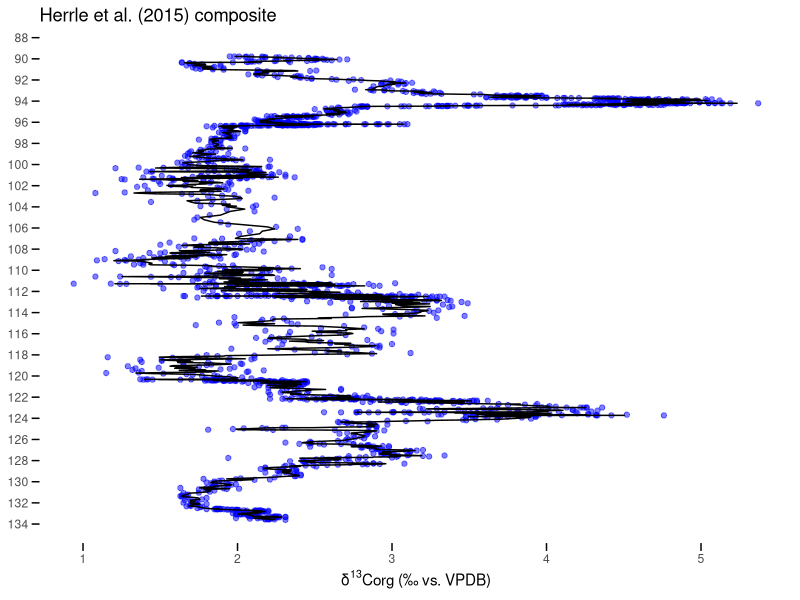
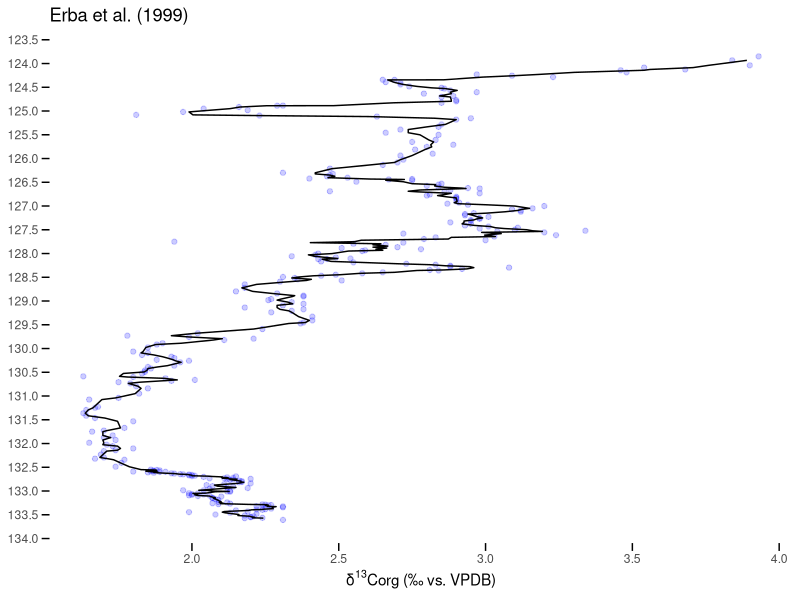
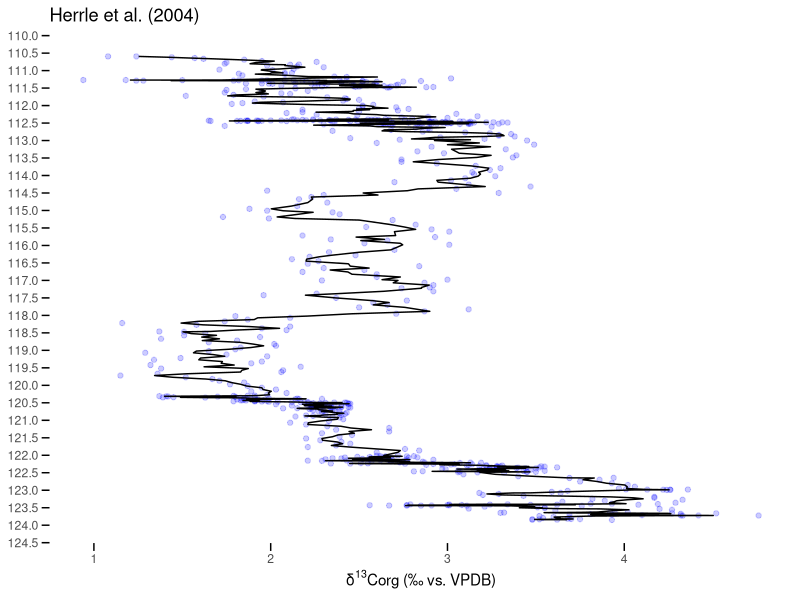
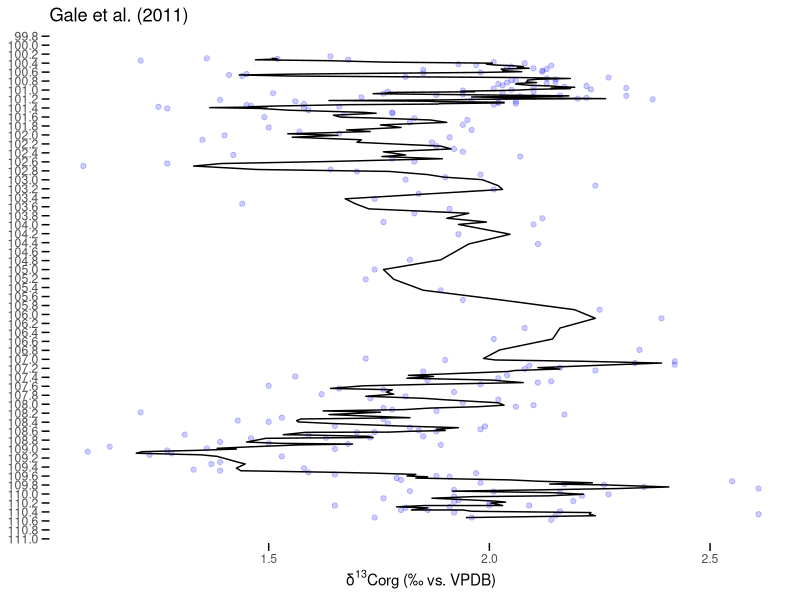
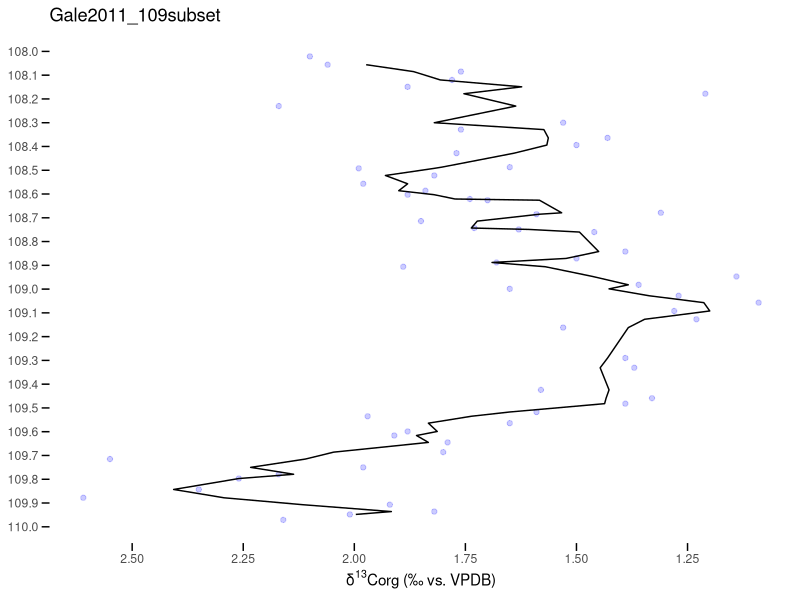
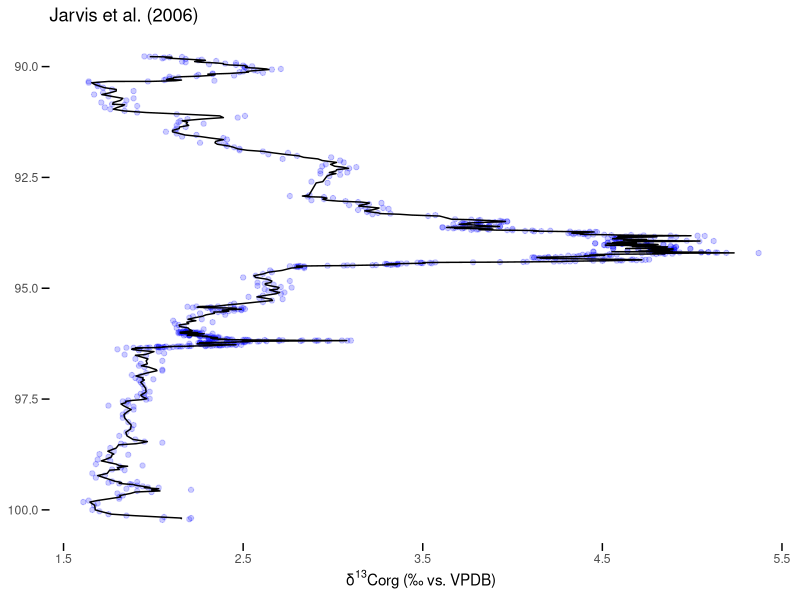
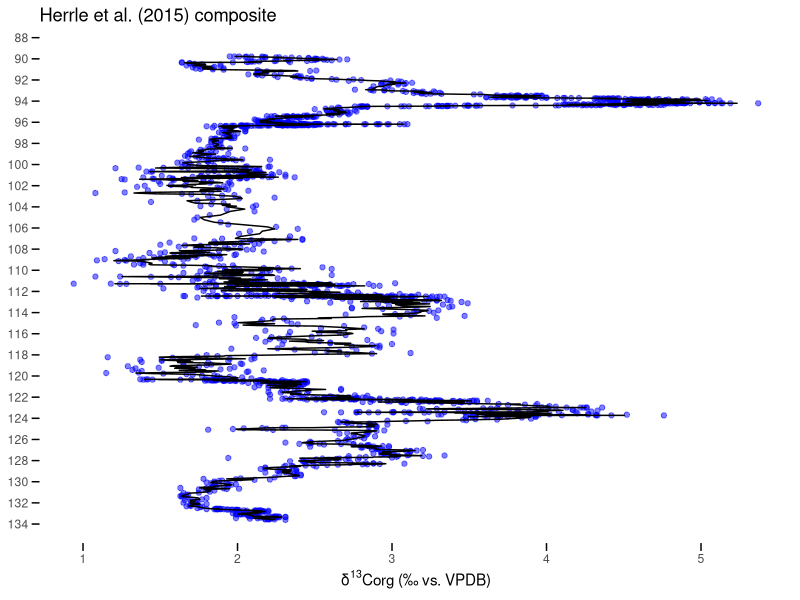
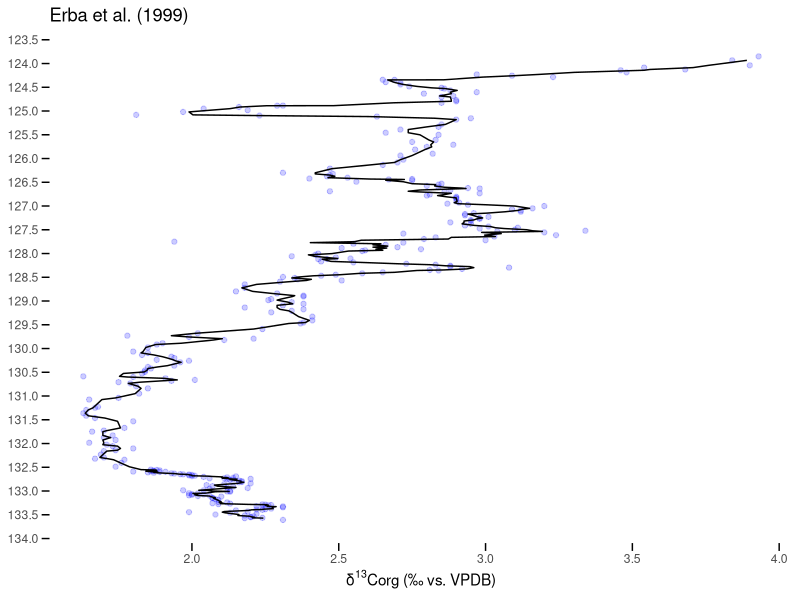

These figures' R source, in order:

#### Setup ####

# Load required packages
library(ggplot2)
library(zoo)
library(readr)
library(dplyr)
library(here)

# Create delta notation for x-axis
Cdelt <- expression("δ"^13 * "Corg (‰ vs. VPDB)")

#### Read composite data ####

# Read in the composite data using a project-relative path
data <- read_csv(here("data", "raw", "HerrleEtAl2015_CompositeCIdata.csv"))

# Prepare data: sort, convert factor, and compute 3-point average
data <- data %>%
  arrange(Age_Ma_Gradstein) %>%
  mutate(
    Source_C_data = as.factor(Source_C_data),
    d13C_3pt_avg = rollmean(d13Corg_VPBD, 3, fill = NA, align = "center")
  )

#### Plot: Full Composite (Herrle et al., 2015) ####

HerrleComp <- ggplot(data, aes(x = d13Corg_VPBD, y = Age_Ma_Gradstein)) +
  geom_point(alpha = 0.5, size = 1.5, color = "blue") +
  geom_path(aes(x = rollmean(d13Corg_VPBD, 3, na.pad = TRUE))) +
  labs(
    x = Cdelt,
    y = "Age (Ma; Gradstein et al. 2012)",
    title = "Herrle et al. (2015) composite"
  ) +
  scale_y_reverse(
    breaks = seq(
      floor(88),
      ceiling(max(data$Age_Ma_Gradstein, na.rm = TRUE)),
      by = 2
    )
  ) +
  theme_minimal() +
  theme(
    panel.grid = element_blank(),
    axis.line.y = element_blank(),
    axis.title.y = element_blank(),
    panel.border = element_blank(),
    axis.ticks = element_line(color = "black"),
    axis.ticks.length = unit(0.2, "cm")
  )

# Print the composite plot
print(HerrleComp)

# Export plot PNG
ggsave(
  filename = here("results", "figures", "HerrleComp_chemostrat.png"),
  plot = HerrleComp,
  width = 2,
  height = 8,
  dpi = 300
)

# Erba et al. (1999) ------------------------------------------------------

# subset
Erba99 <- subset(data, Source_C_data == "Erba_et_al._(1999)") 

# sort depth
  # initialize age column

  Erba99 <- Erba99[(order(Erba99$Age_Ma_Gradstein)), ]

# create the ggplot object
  ggErba99 <- ggplot(Erba99, aes(x = d13Corg_VPBD, y = Age_Ma_Gradstein)) +
    geom_point(size = 1.5, color = "blue", alpha = 0.2) +
    geom_path(aes(x = rollmean(d13Corg_VPBD, 3, na.pad = TRUE))) +
    labs(
      x = Cdelt,
      y = "Age (Ma) Gradstein et al. 2012?",
      title = "Erba et al. (1999)"
    ) +
    scale_y_reverse(
      breaks = seq(
        floor(88),
        ceiling(max(data$Age_Ma_Gradstein, na.rm = TRUE)),
        by = 0.5
      )
    ) +
    theme_minimal() +
    theme(
      panel.grid = element_blank(),
      axis.line.y = element_blank(),
      axis.title.y = element_blank(),
      panel.border = element_blank(),
      axis.ticks = element_line(color = "black"),
      axis.ticks.length = unit(0.2, "cm")
    )

# print 
ggErba99


# Export plot PNG
ggsave(
  filename = here("results", "figures", "ggErba99_chemostrat.png"),
  plot = ggErba99,
  width = 2,
  height = 8,
  dpi = 300
)


# Herrle et al. (2004) ----------------------------------------------------

# subset by source
Herrle04<- subset(data, Source_C_data == "Herrle_et_al._(2004)") 

# sort depth
Herrle04 <- Herrle04[(order(Herrle04$Age_Ma_Gradstein)), ]

# create the ggplot object
ggHerrle04 <- ggplot(Herrle04, aes(x = d13Corg_VPBD, y = Age_Ma_Gradstein)) +
  geom_point(size = 1.5, color = "blue", alpha = 0.2) +  # Blue points with black outlines +  # Customize with appropriate geom (e.g., geom_line, geom_smooth)
  geom_path(aes(x=rollmean(d13Corg_VPBD, 3, na.pad=TRUE))) +   # Add a line 
  scale_y_reverse(
    breaks = seq(
      floor(88),
      ceiling(max(data$Age_Ma_Gradstein, na.rm = TRUE)),
      by = 0.5
    )
  ) +
  labs(
    x = Cdelt,
    y = "Age (Ma; Gradstein et al. 2012?",
    title = "Herrle et al. (2004)"
  ) +
  theme_minimal() +
  theme(
    panel.grid = element_blank(),  # Hide gridlines
    axis.line.y = element_blank(),  # Hide y-axis line
    axis.title.y = element_blank(),  # Hide y-axis title
    panel.border = element_blank(),  # Hide side borders
    axis.ticks = element_line(color = "black"),  # Show x-axis ticks
    axis.ticks.length = unit(0.2, "cm")  # Set the length of x-axis ticks
  )

# print 
ggHerrle04

# Export plot PNG
ggsave(
  filename = here("results", "figures", "ggHerrle04_chemostrat.png"),
  plot = ggHerrle04,
  width = 2,
  height = 8,
  dpi = 300
)


# Gale_et_al._(2011) ------------------------------------------------------

# subset by source
Gale11<- subset(data, Source_C_data == "Gale_et_al._(2011)") 

# sort depth
Gale11 <- Gale11[(order(Gale11$Age_Ma_Gradstein)), ]

# create the ggplot object
ggGale11 <- ggplot(Gale11, aes(x = d13Corg_VPBD, y = Age_Ma_Gradstein)) +
  geom_point(size = 1.5, color = "blue", alpha = 0.2) +  # Blue points with black outlines +  # Customize with appropriate geom (e.g., geom_line, geom_smooth)
  geom_path(aes(x=rollmean(d13Corg_VPBD, 3, na.pad=TRUE))) +   # Add a line 
  labs(
    x = Cdelt,
    y = "Age (Ma; Gradstein et al. 2012?",
    title = "Gale et al. (2011)"
  ) +
  scale_y_reverse(
    breaks = seq(
      floor(88),
      ceiling(max(data$Age_Ma_Gradstein, na.rm = TRUE)),
      by = 0.2
    )
  ) +
  theme_minimal() +
  theme(
    panel.grid = element_blank(),  # Hide gridlines
    axis.line.y = element_blank(),  # Hide y-axis line
    axis.title.y = element_blank(),  # Hide y-axis title
    panel.border = element_blank(),  # Hide side borders
    axis.ticks = element_line(color = "black"),  # Show x-axis ticks
    axis.ticks.length = unit(0.2, "cm")  # Set the length of x-axis ticks
  )

# print 
ggGale11

ggsave(
  filename = here("results", "figures", "ggGale11_chemostrat.png"),
  plot = ggGale11,
  width = 2,
  height = 8,
  dpi = 300
)

# Plot subset 108-110 Ma
# subset by source
Gale11_109subset <- subset(Gale11, Age_Ma_Gradstein < 110 & Age_Ma_Gradstein > 108)

# sort depth
Gale11_109subset <- Gale11_109subset[(order(Gale11_109subset$Age_Ma_Gradstein)), ]

# create the ggplot object
ggGale11_109subset <- ggplot(Gale11_109subset, aes(x = d13Corg_VPBD, y = Age_Ma_Gradstein)) +
  geom_point(size = 1.5, color = "blue", alpha = 0.2) +  # Blue points with black outlines +  # Customize with appropriate geom (e.g., geom_line, geom_smooth)
  geom_path(aes(x=rollmean(d13Corg_VPBD, 3, na.pad=TRUE))) +   # Add a line 
  labs(
    x = Cdelt,
    y = "Age (Ma; Gradstein et al. 2012?",
    title = "Gale2011_109subset"
  ) +
  scale_y_reverse(
    breaks = seq(
      floor(88),
      ceiling(max(data$Age_Ma_Gradstein, na.rm = TRUE)),
      by = 0.1
    )
  ) +
  scale_x_reverse(
    breaks = seq(
      floor(min(data$d13Corg_VPBD, na.rm = TRUE)),
      ceiling(max(data$d13Corg_VPBD, na.rm = TRUE)),
      by = 0.25
    )
  ) +
  theme_minimal() +
  theme(
    panel.grid = element_blank(),  # Hide gridlines
    axis.line.y = element_blank(),  # Hide y-axis line
    axis.title.y = element_blank(),  # Hide y-axis title
    panel.border = element_blank(),  # Hide side borders
    axis.ticks = element_line(color = "black"),  # Show x-axis ticks
    axis.ticks.length = unit(0.2, "cm")  # Set the length of x-axis ticks
  )

# print 
ggGale11_109subset

ggsave(
  filename = here("results", "figures", "ggGale11_109subset_chemostrat.png"),
  plot = ggGale11_109subset,
  width = 2,
  height = 8,
  dpi = 300
)


# Jarvis_et_al._(2006) ----------------------------------------------------

# subset by source
Jarvis06 <- subset(data, Source_C_data == "Jarvis_et_al._(2006)") 

# sort depth
Jarvis06 <- Jarvis06[(order(Jarvis06$Age_Ma_Gradstein)), ]

# create the ggplot object
ggJarvis06 <- ggplot(Jarvis06, aes(x = d13Corg_VPBD, y = Age_Ma_Gradstein)) +
  geom_point(size = 1.5, color = "blue", alpha = 0.2) +  # Blue points with black outlines +  # Customize with appropriate geom (e.g., geom_line, geom_smooth)
  geom_path(aes(x=rollmean(d13Corg_VPBD, 3, na.pad=TRUE))) +   # Add a line 
  labs(
    x = Cdelt,
    y = "Age (Ma; Gradstein et al. 2012?",
    title = "Jarvis et al. (2006)"
  ) +
  theme_minimal() +
  theme(
    panel.grid = element_blank(),  # Hide gridlines
    axis.line.y = element_blank(),  # Hide y-axis line
    axis.title.y = element_blank(),  # Hide y-axis title
    panel.border = element_blank(),  # Hide side borders
    axis.ticks = element_line(color = "black"),  # Show x-axis ticks
    axis.ticks.length = unit(0.2, "cm")  # Set the length of x-axis ticks
  ) + scale_y_reverse()

# print 
ggJarvis06

ggsave(
  filename = here("results", "figures", "ggJarvis06_chemostrat.png"),
  plot = ggJarvis06,
  width = 2,
  height = 8,
  dpi = 300
)




